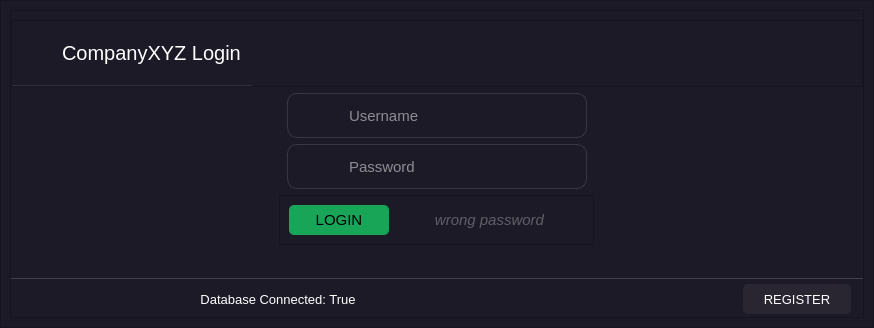
<?xml version="1.0" encoding="UTF-8"?>
<ui version="4.0">
 <class>MainWindow</class>
 <widget class="QMainWindow" name="MainWindow">
  <property name="geometry">
   <rect>
    <x>0</x>
    <y>0</y>
    <width>874</width>
    <height>328</height>
   </rect>
  </property>
  <property name="windowTitle">
   <string>MainWindow</string>
  </property>
  <widget class="QWidget" name="centralwidget">
   <property name="styleSheet">
    <string notr="true">background-color: #1c1a27;
color: white;</string>
   </property>
   <layout class="QVBoxLayout" name="verticalLayout">
    <property name="spacing">
     <number>0</number>
    </property>
    <property name="leftMargin">
     <number>0</number>
    </property>
    <property name="topMargin">
     <number>0</number>
    </property>
    <property name="rightMargin">
     <number>0</number>
    </property>
    <property name="bottomMargin">
     <number>0</number>
    </property>
    <item>
     <widget class="QFrame" name="frame">
      <property name="frameShape">
       <enum>QFrame::StyledPanel</enum>
      </property>
      <property name="frameShadow">
       <enum>QFrame::Raised</enum>
      </property>
      <layout class="QVBoxLayout" name="verticalLayout_2">
       <item>
        <widget class="QFrame" name="frame_2">
         <property name="frameShape">
          <enum>QFrame::StyledPanel</enum>
         </property>
         <property name="frameShadow">
          <enum>QFrame::Raised</enum>
         </property>
         <layout class="QVBoxLayout" name="verticalLayout_3">
          <property name="leftMargin">
           <number>0</number>
          </property>
          <property name="rightMargin">
           <number>0</number>
          </property>
          <property name="bottomMargin">
           <number>0</number>
          </property>
          <item>
           <widget class="QFrame" name="TitleFrame">
            <property name="maximumSize">
             <size>
              <width>16777215</width>
              <height>80</height>
             </size>
            </property>
            <property name="styleSheet">
             <string notr="true"/>
            </property>
            <property name="frameShape">
             <enum>QFrame::StyledPanel</enum>
            </property>
            <property name="frameShadow">
             <enum>QFrame::Raised</enum>
            </property>
            <layout class="QHBoxLayout" name="horizontalLayout">
             <property name="spacing">
              <number>0</number>
             </property>
             <property name="leftMargin">
              <number>0</number>
             </property>
             <property name="topMargin">
              <number>0</number>
             </property>
             <property name="rightMargin">
              <number>0</number>
             </property>
             <property name="bottomMargin">
              <number>0</number>
             </property>
             <item>
              <widget class="QPushButton" name="icon">
               <property name="sizePolicy">
                <sizepolicy hsizetype="Minimum" vsizetype="Preferred">
                 <horstretch>0</horstretch>
                 <verstretch>0</verstretch>
                </sizepolicy>
               </property>
               <property name="maximumSize">
                <size>
                 <width>50</width>
                 <height>16777215</height>
                </size>
               </property>
               <property name="styleSheet">
                <string notr="true">background-color: #1c1a27;
Border: 0px;
border-bottom: 1px solid rgba(255,255,255,23)</string>
               </property>
               <property name="text">
                <string/>
               </property>
               <property name="icon">
                <iconset resource="softwareIcons.qrc">
                 <normaloff>:/newPrefix/other_icons/signal [#1518].svg</normaloff>:/newPrefix/other_icons/signal [#1518].svg</iconset>
               </property>
               <property name="iconSize">
                <size>
                 <width>30</width>
                 <height>30</height>
                </size>
               </property>
              </widget>
             </item>
             <item>
              <widget class="QLabel" name="label">
               <property name="font">
                <font>
                 <pointsize>15</pointsize>
                </font>
               </property>
               <property name="styleSheet">
                <string notr="true">color: rgba(255, 255, 255);
Border:0px;
border-bottom: 1px solid rgba(255,255,255,23)</string>
               </property>
               <property name="text">
                <string>CompanyXYZ Login </string>
               </property>
              </widget>
             </item>
             <item>
              <widget class="QLabel" name="filler">
               <property name="minimumSize">
                <size>
                 <width>610</width>
                 <height>0</height>
                </size>
               </property>
               <property name="text">
                <string/>
               </property>
              </widget>
             </item>
            </layout>
           </widget>
          </item>
          <item alignment="Qt::AlignHCenter">
           <widget class="QFrame" name="usernameFrame">
            <property name="minimumSize">
             <size>
              <width>300</width>
              <height>0</height>
             </size>
            </property>
            <property name="maximumSize">
             <size>
              <width>16777215</width>
              <height>45</height>
             </size>
            </property>
            <property name="styleSheet">
             <string notr="true">Border: 1px solid rgba(255,255,255,30);
border-radius:10px;</string>
            </property>
            <property name="frameShape">
             <enum>QFrame::StyledPanel</enum>
            </property>
            <property name="frameShadow">
             <enum>QFrame::Raised</enum>
            </property>
            <layout class="QHBoxLayout" name="horizontalLayout_2">
             <property name="spacing">
              <number>0</number>
             </property>
             <property name="topMargin">
              <number>0</number>
             </property>
             <property name="bottomMargin">
              <number>0</number>
             </property>
             <item>
              <widget class="QPushButton" name="pushButton">
               <property name="sizePolicy">
                <sizepolicy hsizetype="Preferred" vsizetype="Preferred">
                 <horstretch>0</horstretch>
                 <verstretch>0</verstretch>
                </sizepolicy>
               </property>
               <property name="maximumSize">
                <size>
                 <width>50</width>
                 <height>16777215</height>
                </size>
               </property>
               <property name="styleSheet">
                <string notr="true">background-color: #1c1a27;
Border: 0px;
</string>
               </property>
               <property name="text">
                <string/>
               </property>
               <property name="icon">
                <iconset resource="softwareIcons.qrc">
                 <normaloff>:/newPrefix/other_icons/profile [#1336].svg</normaloff>:/newPrefix/other_icons/profile [#1336].svg</iconset>
               </property>
               <property name="iconSize">
                <size>
                 <width>20</width>
                 <height>20</height>
                </size>
               </property>
              </widget>
             </item>
             <item>
              <widget class="QLineEdit" name="usernameInput">
               <property name="sizePolicy">
                <sizepolicy hsizetype="Preferred" vsizetype="Preferred">
                 <horstretch>0</horstretch>
                 <verstretch>0</verstretch>
                </sizepolicy>
               </property>
               <property name="font">
                <font>
                 <pointsize>11</pointsize>
                </font>
               </property>
               <property name="styleSheet">
                <string notr="true">background-color: #1c1a27;
Border: 0px;
</string>
               </property>
               <property name="text">
                <string/>
               </property>
               <property name="placeholderText">
                <string>Username</string>
               </property>
              </widget>
             </item>
            </layout>
           </widget>
          </item>
          <item alignment="Qt::AlignHCenter">
           <widget class="QFrame" name="passwordFrame">
            <property name="minimumSize">
             <size>
              <width>300</width>
              <height>0</height>
             </size>
            </property>
            <property name="maximumSize">
             <size>
              <width>16777215</width>
              <height>45</height>
             </size>
            </property>
            <property name="styleSheet">
             <string notr="true">Border: 1px solid rgba(255,255,255,30);
border-radius:10px;</string>
            </property>
            <property name="frameShape">
             <enum>QFrame::StyledPanel</enum>
            </property>
            <property name="frameShadow">
             <enum>QFrame::Raised</enum>
            </property>
            <layout class="QHBoxLayout" name="horizontalLayout_3">
             <property name="spacing">
              <number>0</number>
             </property>
             <property name="topMargin">
              <number>0</number>
             </property>
             <property name="bottomMargin">
              <number>0</number>
             </property>
             <item>
              <widget class="QPushButton" name="pushButton_2">
               <property name="sizePolicy">
                <sizepolicy hsizetype="Preferred" vsizetype="Preferred">
                 <horstretch>0</horstretch>
                 <verstretch>0</verstretch>
                </sizepolicy>
               </property>
               <property name="maximumSize">
                <size>
                 <width>50</width>
                 <height>16777215</height>
                </size>
               </property>
               <property name="styleSheet">
                <string notr="true">background-color: #1c1a27;
Border: 0px;
</string>
               </property>
               <property name="text">
                <string/>
               </property>
               <property name="icon">
                <iconset resource="softwareIcons.qrc">
                 <normaloff>:/newPrefix/other_icons/lock_close [#705].svg</normaloff>:/newPrefix/other_icons/lock_close [#705].svg</iconset>
               </property>
               <property name="iconSize">
                <size>
                 <width>20</width>
                 <height>20</height>
                </size>
               </property>
              </widget>
             </item>
             <item>
              <widget class="QLineEdit" name="passwordInput">
               <property name="sizePolicy">
                <sizepolicy hsizetype="Preferred" vsizetype="Preferred">
                 <horstretch>0</horstretch>
                 <verstretch>0</verstretch>
                </sizepolicy>
               </property>
               <property name="font">
                <font>
                 <pointsize>11</pointsize>
                </font>
               </property>
               <property name="styleSheet">
                <string notr="true">background-color: #1c1a27;
Border: 0px;
</string>
               </property>
               <property name="text">
                <string/>
               </property>
               <property name="placeholderText">
                <string>Password</string>
               </property>
              </widget>
             </item>
            </layout>
           </widget>
          </item>
          <item alignment="Qt::AlignHCenter">
           <widget class="QFrame" name="frame_6">
            <property name="minimumSize">
             <size>
              <width>315</width>
              <height>0</height>
             </size>
            </property>
            <property name="maximumSize">
             <size>
              <width>16777215</width>
              <height>50</height>
             </size>
            </property>
            <property name="frameShape">
             <enum>QFrame::StyledPanel</enum>
            </property>
            <property name="frameShadow">
             <enum>QFrame::Raised</enum>
            </property>
            <layout class="QHBoxLayout" name="horizontalLayout_4">
             <item>
              <widget class="QPushButton" name="LoginButton">
               <property name="sizePolicy">
                <sizepolicy hsizetype="Minimum" vsizetype="Preferred">
                 <horstretch>0</horstretch>
                 <verstretch>0</verstretch>
                </sizepolicy>
               </property>
               <property name="maximumSize">
                <size>
                 <width>100</width>
                 <height>16777215</height>
                </size>
               </property>
               <property name="font">
                <font>
                 <pointsize>11</pointsize>
                </font>
               </property>
               <property name="styleSheet">
                <string notr="true">*{background-color: #18A558;
Border: 0px;
color: black;
Border-radius: 5px;
}
QPushButton:Hover{background-color: #56CC87}</string>
               </property>
               <property name="text">
                <string>LOGIN</string>
               </property>
              </widget>
             </item>
             <item>
              <widget class="QLabel" name="LoginState">
               <property name="font">
                <font>
                 <pointsize>11</pointsize>
                 <italic>true</italic>
                </font>
               </property>
               <property name="styleSheet">
                <string notr="true">color: rgba(255,255,255, 75)</string>
               </property>
               <property name="text">
                <string>wrong password</string>
               </property>
               <property name="alignment">
                <set>Qt::AlignCenter</set>
               </property>
              </widget>
             </item>
            </layout>
           </widget>
          </item>
          <item alignment="Qt::AlignBottom">
           <widget class="QFrame" name="frame_3">
            <property name="minimumSize">
             <size>
              <width>0</width>
              <height>0</height>
             </size>
            </property>
            <property name="maximumSize">
             <size>
              <width>16777215</width>
              <height>45</height>
             </size>
            </property>
            <property name="styleSheet">
             <string notr="true">Border-top: 1px solid rgba(255,255,255,42);</string>
            </property>
            <property name="frameShape">
             <enum>QFrame::StyledPanel</enum>
            </property>
            <property name="frameShadow">
             <enum>QFrame::Raised</enum>
            </property>
            <layout class="QHBoxLayout" name="horizontalLayout_5">
             <property name="topMargin">
              <number>5</number>
             </property>
             <property name="bottomMargin">
              <number>0</number>
             </property>
             <item alignment="Qt::AlignBottom">
              <widget class="QFrame" name="frame_4">
               <property name="minimumSize">
                <size>
                 <width>0</width>
                 <height>0</height>
                </size>
               </property>
               <property name="styleSheet">
                <string notr="true">Border-top: 0px</string>
               </property>
               <property name="frameShape">
                <enum>QFrame::StyledPanel</enum>
               </property>
               <property name="frameShadow">
                <enum>QFrame::Raised</enum>
               </property>
               <layout class="QHBoxLayout" name="horizontalLayout_6">
                <property name="leftMargin">
                 <number>0</number>
                </property>
                <property name="topMargin">
                 <number>0</number>
                </property>
                <property name="rightMargin">
                 <number>0</number>
                </property>
                <property name="bottomMargin">
                 <number>0</number>
                </property>
                <item>
                 <widget class="QFrame" name="frame_5">
                  <property name="maximumSize">
                   <size>
                    <width>150</width>
                    <height>16777215</height>
                   </size>
                  </property>
                  <property name="frameShape">
                   <enum>QFrame::StyledPanel</enum>
                  </property>
                  <property name="frameShadow">
                   <enum>QFrame::Raised</enum>
                  </property>
                  <layout class="QHBoxLayout" name="horizontalLayout_9">
                   <property name="spacing">
                    <number>0</number>
                   </property>
                   <property name="leftMargin">
                    <number>0</number>
                   </property>
                   <property name="topMargin">
                    <number>0</number>
                   </property>
                   <property name="rightMargin">
                    <number>0</number>
                   </property>
                   <property name="bottomMargin">
                    <number>0</number>
                   </property>
                   <item>
                    <widget class="QPushButton" name="WelcomeLabel">
                     <property name="sizePolicy">
                      <sizepolicy hsizetype="Preferred" vsizetype="Preferred">
                       <horstretch>0</horstretch>
                       <verstretch>0</verstretch>
                      </sizepolicy>
                     </property>
                     <property name="maximumSize">
                      <size>
                       <width>150</width>
                       <height>16777215</height>
                      </size>
                     </property>
                     <property name="font">
                      <font>
                       <pointsize>10</pointsize>
                       <weight>50</weight>
                       <bold>false</bold>
                      </font>
                     </property>
                     <property name="styleSheet">
                      <string notr="true">Border:0px</string>
                     </property>
                     <property name="text">
                      <string/>
                     </property>
                     <property name="icon">
                      <iconset resource="softwareIcons.qrc">
                       <normaloff>:/newPrefix/other_icons/profile [#1336].svg</normaloff>:/newPrefix/other_icons/profile [#1336].svg</iconset>
                     </property>
                    </widget>
                   </item>
                  </layout>
                 </widget>
                </item>
                <item>
                 <widget class="QFrame" name="frame_8">
                  <property name="maximumSize">
                   <size>
                    <width>200</width>
                    <height>16777215</height>
                   </size>
                  </property>
                  <property name="frameShape">
                   <enum>QFrame::StyledPanel</enum>
                  </property>
                  <property name="frameShadow">
                   <enum>QFrame::Raised</enum>
                  </property>
                  <layout class="QHBoxLayout" name="horizontalLayout_8">
                   <property name="spacing">
                    <number>0</number>
                   </property>
                   <property name="leftMargin">
                    <number>0</number>
                   </property>
                   <property name="topMargin">
                    <number>0</number>
                   </property>
                   <property name="rightMargin">
                    <number>0</number>
                   </property>
                   <property name="bottomMargin">
                    <number>0</number>
                   </property>
                   <item>
                    <widget class="QPushButton" name="DatabaseLabel">
                     <property name="sizePolicy">
                      <sizepolicy hsizetype="Preferred" vsizetype="Preferred">
                       <horstretch>0</horstretch>
                       <verstretch>0</verstretch>
                      </sizepolicy>
                     </property>
                     <property name="maximumSize">
                      <size>
                       <width>200</width>
                       <height>16777215</height>
                      </size>
                     </property>
                     <property name="font">
                      <font>
                       <pointsize>10</pointsize>
                      </font>
                     </property>
                     <property name="layoutDirection">
                      <enum>Qt::LeftToRight</enum>
                     </property>
                     <property name="styleSheet">
                      <string notr="true">Border:0px</string>
                     </property>
                     <property name="text">
                      <string>Database Connected: True</string>
                     </property>
                     <property name="icon">
                      <iconset resource="softwareIcons.qrc">
                       <normaloff>:/newPrefix/other_icons/database_system [#1800].svg</normaloff>:/newPrefix/other_icons/database_system [#1800].svg</iconset>
                     </property>
                    </widget>
                   </item>
                  </layout>
                 </widget>
                </item>
                <item alignment="Qt::AlignRight">
                 <widget class="QFrame" name="frame_7">
                  <property name="minimumSize">
                   <size>
                    <width>110</width>
                    <height>0</height>
                   </size>
                  </property>
                  <property name="maximumSize">
                   <size>
                    <width>0</width>
                    <height>16777215</height>
                   </size>
                  </property>
                  <property name="styleSheet">
                   <string notr="true"/>
                  </property>
                  <property name="frameShape">
                   <enum>QFrame::StyledPanel</enum>
                  </property>
                  <property name="frameShadow">
                   <enum>QFrame::Raised</enum>
                  </property>
                  <layout class="QHBoxLayout" name="horizontalLayout_7">
                   <property name="spacing">
                    <number>0</number>
                   </property>
                   <property name="leftMargin">
                    <number>0</number>
                   </property>
                   <property name="topMargin">
                    <number>0</number>
                   </property>
                   <property name="rightMargin">
                    <number>0</number>
                   </property>
                   <property name="bottomMargin">
                    <number>0</number>
                   </property>
                   <item>
                    <widget class="QPushButton" name="RegisterButton">
                     <property name="sizePolicy">
                      <sizepolicy hsizetype="Preferred" vsizetype="Preferred">
                       <horstretch>0</horstretch>
                       <verstretch>0</verstretch>
                      </sizepolicy>
                     </property>
                     <property name="minimumSize">
                      <size>
                       <width>0</width>
                       <height>30</height>
                      </size>
                     </property>
                     <property name="maximumSize">
                      <size>
                       <width>200</width>
                       <height>16777215</height>
                      </size>
                     </property>
                     <property name="font">
                      <font>
                       <pointsize>10</pointsize>
                       <weight>50</weight>
                       <bold>false</bold>
                      </font>
                     </property>
                     <property name="styleSheet">
                      <string notr="true">*{background-color: #292631;
Border: 0px;
color: white;
Border-radius: 5px}
QPushButton:Hover{background-color: gray}</string>
                     </property>
                     <property name="text">
                      <string>REGISTER</string>
                     </property>
                     <property name="icon">
                      <iconset resource="softwareIcons.qrc">
                       <normaloff>:/newPrefix/other_icons/file_arrow_down [#1613].svg</normaloff>:/newPrefix/other_icons/file_arrow_down [#1613].svg</iconset>
                     </property>
                    </widget>
                   </item>
                  </layout>
                 </widget>
                </item>
               </layout>
              </widget>
             </item>
            </layout>
           </widget>
          </item>
         </layout>
        </widget>
       </item>
      </layout>
     </widget>
    </item>
   </layout>
  </widget>
 </widget>
 <resources>
  <include location="softwareIcons.qrc"/>
 </resources>
 <connections/>
</ui>
